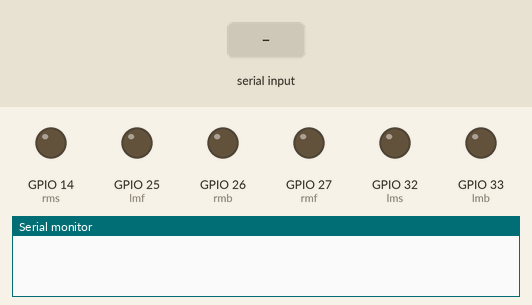
Recording of a sketch running on a simulated ESP32. On the bench: output pins drawn as LEDs (lit = HIGH), the last lines printed to the serial monitor. Inputs (shaded band) come from the test bench. Nothing arrives over Bluetooth unless stated.

Above: at 1.2 s.
1.3 s: "H" received over the second serial link
At 2.3 s:
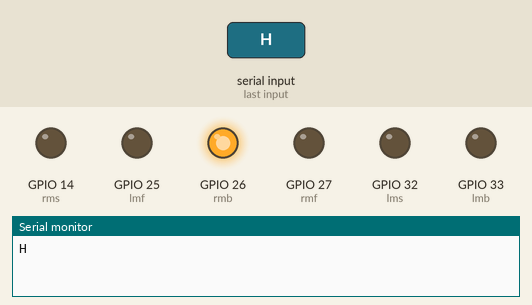
2.8 s: "I" received over the second serial link
At 3.3 s:
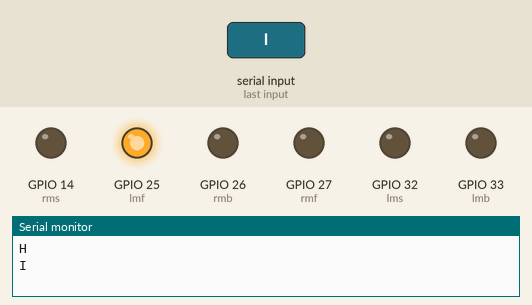
4.3 s: "J" received over the second serial link
At 5.5 s:
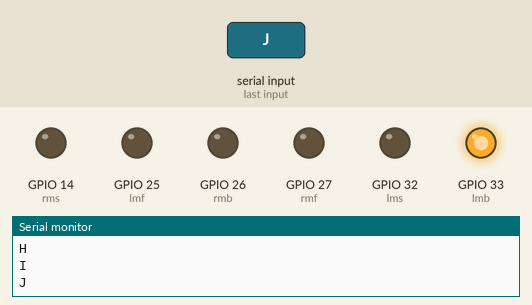
5.8 s: "90,45\n" received over the second serial link
At 6.1 s:
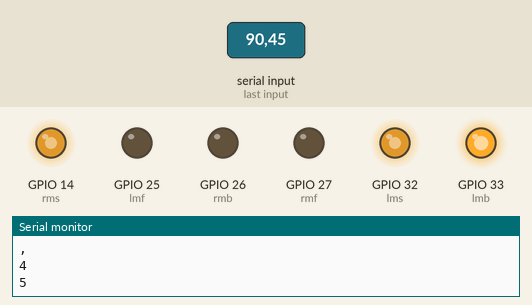
7.3 s: "S" received over the second serial link
At 8.1 s:
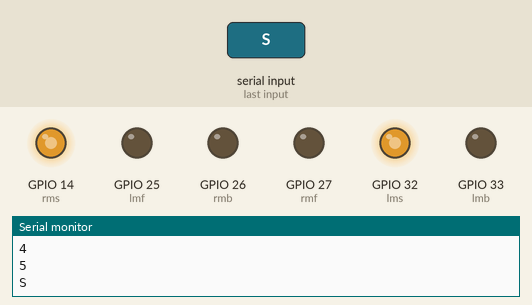
8.8 s: "F90\n" received over the second serial link
At 9.9 s:
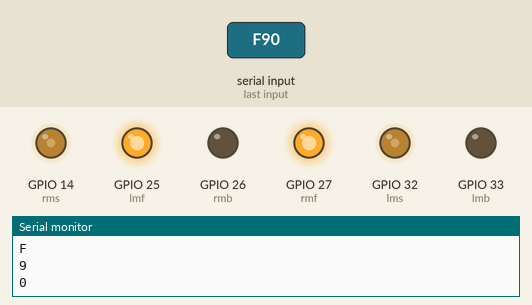
Timing chart, 0 to 11.3 s (numbered marks = the images above; inputs shaded):
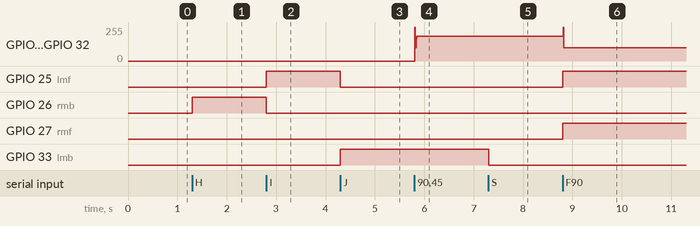

Measured:
- after the input at 1.3 s, GPIO 26 (rmb): LOW → HIGH at once
- after the input at 2.8 s, GPIO 25 (lmf): LOW → HIGH at once; GPIO 26 (rmb): HIGH → LOW at once
- after the input at 4.3 s, GPIO 25 (lmf): HIGH → LOW at once; GPIO 33 (lmb): LOW → HIGH at once
- after the input at 5.8 s, GPIO 14 (rms), GPIO 32 (lms): 0/255 → 185/255 at once
- after the input at 7.3 s, GPIO 33 (lmb): HIGH → LOW at once
- after the input at 8.8 s, GPIO 14 (rms), GPIO 32 (lms): 185/255 → 100/255 at once; GPIO 25 (lmf), GPIO 27 (rmf): LOW → HIGH at once

The sketch:

ESP32_BLE_Bot.ino
```cpp
#include <BluetoothSerial.h>
BluetoothSerial SerialBT;


int lms = 32, lmf = 25, lmb = 33, rmf = 27, rmb = 26, rms = 14;
int speed = 255;
char x;

void setup() {
  Serial.begin(115200);
  SerialBT.begin("Defender");
  pinMode(lmf, OUTPUT);
  pinMode(lmb, OUTPUT);
  pinMode(rmf, OUTPUT);
  pinMode(rmb, OUTPUT);
  ledcSetup(0, 1000, 8);
  ledcSetup(1, 1000, 8);
  ledcAttachPin(lms, 0);
  ledcAttachPin(rms, 1);
  motor(0, 0);
}

void loop() {
  if (SerialBT.available()) {
    x = SerialBT.read();
    Serial.println(x);
    motor_mode();
  }

  delay(10);
}
```

motor.ino
```cpp
void motor(int a, int b) {
  if (a > 0) {
    digitalWrite(lmf, 1);
    digitalWrite(lmb, 0);
  }

  else if (a < 0) {
    digitalWrite(lmf, 0);
    digitalWrite(lmb, 1);
  }

  else {
    digitalWrite(lmf, 0);
    digitalWrite(lmb, 0);
  }

  if (b > 0) {
    digitalWrite(rmf, 1);
    digitalWrite(rmb, 0);
  }

  else if (b < 0) {
    digitalWrite(rmf, 0);
    digitalWrite(rmb, 1);
  }

  else {
    digitalWrite(rmf, 0);
    digitalWrite(rmb, 0);
  }
}
```

move.ino
```cpp
void motor_mode() {
  if (x == 'F') motor(speed, speed);
  else if (x == 'B') motor(-speed, -speed);
  else if (x == 'L') motor(-speed, speed);
  else if (x == 'R') motor(speed, -speed);
  else if (x == 'G') motor(0, speed);
  else if (x == 'H') motor(0, -speed);
  else if (x == 'I') motor(speed, 0);
  else if (x == 'J') motor(-speed, 0);
  else if (x >= '0' && x <= '9') {
    int spd = x - '0';
    speed = map(spd, 0, 9, 100, 255);
    ledcWrite(0, abs(speed));
    ledcWrite(1, abs(speed));
  }

  if (x == 'S') motor(0, 0);
}
```
